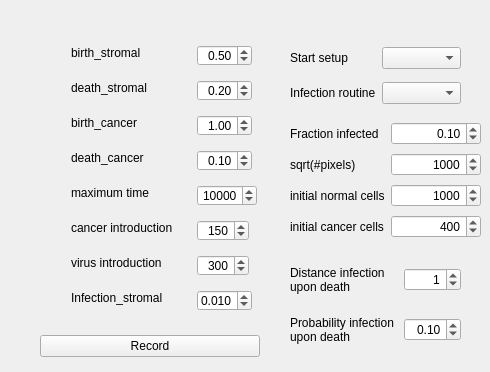
    <widget class="QWidget" name="tab2">
     <attribute name="title">
      <string>Advanced Settings</string>
     </attribute>
     <widget class="QWidget" name="layoutWidget">
      <property name="geometry">
       <rect>
        <x>290</x>
        <y>120</y>
        <width>191</width>
        <height>121</height>
       </rect>
      </property>
      <layout class="QGridLayout" name="gridLayout_2">
       <item row="0" column="0">
        <widget class="QLabel" name="label_13">
         <property name="text">
          <string>Fraction infected</string>
         </property>
         <property name="scaledContents">
          <bool>false</bool>
         </property>
         <property name="wordWrap">
          <bool>true</bool>
         </property>
        </widget>
       </item>
       <item row="0" column="1">
        <widget class="QDoubleSpinBox" name="box_percent_infected">
         <property name="alignment">
          <set>Qt::AlignRight|Qt::AlignTrailing|Qt::AlignVCenter</set>
         </property>
         <property name="singleStep">
          <double>0.010000000000000</double>
         </property>
         <property name="value">
          <double>0.100000000000000</double>
         </property>
        </widget>
       </item>
       <item row="1" column="0">
        <widget class="QLabel" name="label_25">
         <property name="text">
          <string>sqrt(#pixels)</string>
         </property>
         <property name="scaledContents">
          <bool>false</bool>
         </property>
         <property name="wordWrap">
          <bool>true</bool>
         </property>
        </widget>
       </item>
       <item row="1" column="1">
        <widget class="QDoubleSpinBox" name="box_sq_num_pixels">
         <property name="alignment">
          <set>Qt::AlignRight|Qt::AlignTrailing|Qt::AlignVCenter</set>
         </property>
         <property name="decimals">
          <number>0</number>
         </property>
         <property name="maximum">
          <double>5000.000000000000000</double>
         </property>
         <property name="singleStep">
          <double>100.000000000000000</double>
         </property>
         <property name="value">
          <double>1000.000000000000000</double>
         </property>
        </widget>
       </item>
       <item row="2" column="0">
        <widget class="QLabel" name="label_14">
         <property name="text">
          <string>initial normal cells</string>
         </property>
        </widget>
       </item>
       <item row="2" column="1">
        <widget class="QSpinBox" name="box_normal_cells">
         <property name="alignment">
          <set>Qt::AlignRight|Qt::AlignTrailing|Qt::AlignVCenter</set>
         </property>
         <property name="minimum">
          <number>1</number>
         </property>
         <property name="maximum">
          <number>100000</number>
         </property>
         <property name="value">
          <number>1000</number>
         </property>
        </widget>
       </item>
       <item row="3" column="0">
        <widget class="QLabel" name="label_10">
         <property name="text">
          <string>initial cancer cells</string>
         </property>
        </widget>
       </item>
       <item row="3" column="1">
        <widget class="QSpinBox" name="box_cancer_cells">
         <property name="alignment">
          <set>Qt::AlignRight|Qt::AlignTrailing|Qt::AlignVCenter</set>
         </property>
         <property name="minimum">
          <number>1</number>
         </property>
         <property name="maximum">
          <number>5000</number>
         </property>
         <property name="value">
          <number>400</number>
         </property>
        </widget>
       </item>
      </layout>
     </widget>
     <widget class="QWidget" name="layoutWidget">
      <property name="geometry">
       <rect>
        <x>290</x>
        <y>250</y>
        <width>171</width>
        <height>111</height>
       </rect>
      </property>
      <layout class="QGridLayout" name="gridLayout_4">
       <item row="0" column="0">
        <widget class="QLabel" name="label_20">
         <property name="text">
          <string>Distance infection upon death</string>
         </property>
         <property name="wordWrap">
          <bool>true</bool>
         </property>
        </widget>
       </item>
       <item row="0" column="1">
        <widget class="QDoubleSpinBox" name="box_distance_infection_death">
         <property name="alignment">
          <set>Qt::AlignRight|Qt::AlignTrailing|Qt::AlignVCenter</set>
         </property>
         <property name="decimals">
          <number>0</number>
         </property>
         <property name="maximum">
          <double>5.000000000000000</double>
         </property>
         <property name="singleStep">
          <double>1.000000000000000</double>
         </property>
         <property name="value">
          <double>1.000000000000000</double>
         </property>
        </widget>
       </item>
       <item row="1" column="0">
        <widget class="QLabel" name="label_21">
         <property name="text">
          <string>Probability infection upon death</string>
         </property>
         <property name="wordWrap">
          <bool>true</bool>
         </property>
        </widget>
       </item>
       <item row="1" column="1">
        <widget class="QDoubleSpinBox" name="box_prob_infection_death">
         <property name="alignment">
          <set>Qt::AlignRight|Qt::AlignTrailing|Qt::AlignVCenter</set>
         </property>
         <property name="singleStep">
          <double>0.005000000000000</double>
         </property>
         <property name="value">
          <double>0.100000000000000</double>
         </property>
        </widget>
       </item>
      </layout>
     </widget>
     <widget class="QWidget" name="layoutWidget">
      <property name="geometry">
       <rect>
        <x>290</x>
        <y>40</y>
        <width>171</width>
        <height>71</height>
       </rect>
      </property>
      <layout class="QGridLayout" name="gridLayout_5">
       <item row="0" column="0">
        <widget class="QLabel" name="label_15">
         <property name="text">
          <string>Start setup</string>
         </property>
         <property name="scaledContents">
          <bool>false</bool>
         </property>
         <property name="wordWrap">
          <bool>true</bool>
         </property>
        </widget>
       </item>
       <item row="0" column="1">
        <widget class="QComboBox" name="box_start_setup">
         <property name="currentText">
          <string notr="true"/>
         </property>
        </widget>
       </item>
       <item row="1" column="0">
        <widget class="QLabel" name="label_12">
         <property name="text">
          <string>Infection routine</string>
         </property>
         <property name="scaledContents">
          <bool>false</bool>
         </property>
         <property name="wordWrap">
          <bool>true</bool>
         </property>
        </widget>
       </item>
       <item row="1" column="1">
        <widget class="QComboBox" name="box_infection_routine">
         <property name="currentText">
          <string notr="true"/>
         </property>
        </widget>
       </item>
      </layout>
     </widget>
     <widget class="QDoubleSpinBox" name="box_death_cancer">
      <property name="geometry">
       <rect>
        <x>197</x>
        <y>150</y>
        <width>55</width>
        <height>21</height>
       </rect>
      </property>
      <property name="alignment">
       <set>Qt::AlignRight|Qt::AlignTrailing|Qt::AlignVCenter</set>
      </property>
      <property name="singleStep">
       <double>0.010000000000000</double>
      </property>
      <property name="value">
       <double>0.100000000000000</double>
      </property>
     </widget>
     <widget class="QLabel" name="label_16">
      <property name="geometry">
       <rect>
        <x>71</x>
        <y>290</y>
        <width>104</width>
        <height>16</height>
       </rect>
      </property>
      <property name="text">
       <string>Infection_stromal</string>
      </property>
     </widget>
     <widget class="QLabel" name="label_7">
      <property name="geometry">
       <rect>
        <x>71</x>
        <y>150</y>
        <width>82</width>
        <height>16</height>
       </rect>
      </property>
      <property name="text">
       <string>death_cancer</string>
      </property>
     </widget>
     <widget class="QSpinBox" name="box_cancer_time">
      <property name="geometry">
       <rect>
        <x>197</x>
        <y>220</y>
        <width>52</width>
        <height>21</height>
       </rect>
      </property>
      <property name="layoutDirection">
       <enum>Qt::LeftToRight</enum>
      </property>
      <property name="alignment">
       <set>Qt::AlignRight|Qt::AlignTrailing|Qt::AlignVCenter</set>
      </property>
      <property name="minimum">
       <number>1</number>
      </property>
      <property name="maximum">
       <number>5000</number>
      </property>
      <property name="value">
       <number>150</number>
      </property>
     </widget>
     <widget class="QLabel" name="label_3">
      <property name="geometry">
       <rect>
        <x>71</x>
        <y>255</y>
        <width>106</width>
        <height>16</height>
       </rect>
      </property>
      <property name="text">
       <string>virus introduction</string>
      </property>
     </widget>
     <widget class="QLabel" name="label_5">
      <property name="geometry">
       <rect>
        <x>71</x>
        <y>80</y>
        <width>86</width>
        <height>16</height>
       </rect>
      </property>
      <property name="text">
       <string>death_stromal</string>
      </property>
     </widget>
     <widget class="QDoubleSpinBox" name="box_birth_cancer">
      <property name="geometry">
       <rect>
        <x>197</x>
        <y>115</y>
        <width>55</width>
        <height>21</height>
       </rect>
      </property>
      <property name="alignment">
       <set>Qt::AlignRight|Qt::AlignTrailing|Qt::AlignVCenter</set>
      </property>
      <property name="singleStep">
       <double>0.010000000000000</double>
      </property>
      <property name="value">
       <double>1.000000000000000</double>
      </property>
     </widget>
     <widget class="QLabel" name="label_2">
      <property name="geometry">
       <rect>
        <x>71</x>
        <y>220</y>
        <width>118</width>
        <height>16</height>
       </rect>
      </property>
      <property name="text">
       <string>cancer introduction</string>
      </property>
     </widget>
     <widget class="QSpinBox" name="box_maxtime">
      <property name="geometry">
       <rect>
        <x>197</x>
        <y>185</y>
        <width>60</width>
        <height>21</height>
       </rect>
      </property>
      <property name="layoutDirection">
       <enum>Qt::LeftToRight</enum>
      </property>
      <property name="alignment">
       <set>Qt::AlignRight|Qt::AlignTrailing|Qt::AlignVCenter</set>
      </property>
      <property name="minimum">
       <number>1</number>
      </property>
      <property name="maximum">
       <number>50000</number>
      </property>
      <property name="value">
       <number>10000</number>
      </property>
     </widget>
     <widget class="QDoubleSpinBox" name="box_birth_normal">
      <property name="geometry">
       <rect>
        <x>197</x>
        <y>45</y>
        <width>55</width>
        <height>21</height>
       </rect>
      </property>
      <property name="alignment">
       <set>Qt::AlignRight|Qt::AlignTrailing|Qt::AlignVCenter</set>
      </property>
      <property name="singleStep">
       <double>0.010000000000000</double>
      </property>
      <property name="value">
       <double>0.500000000000000</double>
      </property>
     </widget>
     <widget class="QSpinBox" name="box_virus_time">
      <property name="geometry">
       <rect>
        <x>197</x>
        <y>255</y>
        <width>52</width>
        <height>21</height>
       </rect>
      </property>
      <property name="layoutDirection">
       <enum>Qt::LeftToRight</enum>
      </property>
      <property name="alignment">
       <set>Qt::AlignRight|Qt::AlignTrailing|Qt::AlignVCenter</set>
      </property>
      <property name="minimum">
       <number>1</number>
      </property>
      <property name="maximum">
       <number>5000</number>
      </property>
      <property name="value">
       <number>300</number>
      </property>
     </widget>
     <widget class="QDoubleSpinBox" name="box_death_normal">
      <property name="geometry">
       <rect>
        <x>197</x>
        <y>80</y>
        <width>55</width>
        <height>21</height>
       </rect>
      </property>
      <property name="alignment">
       <set>Qt::AlignRight|Qt::AlignTrailing|Qt::AlignVCenter</set>
      </property>
      <property name="singleStep">
       <double>0.010000000000000</double>
      </property>
      <property name="value">
       <double>0.200000000000000</double>
      </property>
     </widget>
     <widget class="QLabel" name="label_4">
      <property name="geometry">
       <rect>
        <x>71</x>
        <y>45</y>
        <width>80</width>
        <height>16</height>
       </rect>
      </property>
      <property name="text">
       <string>birth_stromal</string>
      </property>
     </widget>
     <widget class="QDoubleSpinBox" name="box_prob_normal_infection">
      <property name="geometry">
       <rect>
        <x>197</x>
        <y>290</y>
        <width>55</width>
        <height>21</height>
       </rect>
      </property>
      <property name="alignment">
       <set>Qt::AlignRight|Qt::AlignTrailing|Qt::AlignVCenter</set>
      </property>
      <property name="decimals">
       <number>3</number>
      </property>
      <property name="maximum">
       <double>1.000000000000000</double>
      </property>
      <property name="singleStep">
       <double>0.001000000000000</double>
      </property>
      <property name="value">
       <double>0.010000000000000</double>
      </property>
     </widget>
     <widget class="QLabel" name="label_6">
      <property name="geometry">
       <rect>
        <x>71</x>
        <y>115</y>
        <width>76</width>
        <height>16</height>
       </rect>
      </property>
      <property name="text">
       <string>birth_cancer</string>
      </property>
     </widget>
     <widget class="QLabel" name="label">
      <property name="geometry">
       <rect>
        <x>71</x>
        <y>185</y>
        <width>89</width>
        <height>16</height>
       </rect>
      </property>
      <property name="text">
       <string>maximum time</string>
      </property>
     </widget>
     <widget class="QWidget" name="layoutWidget">
      <property name="geometry">
       <rect>
        <x>40</x>
        <y>330</y>
        <width>220</width>
        <height>33</height>
       </rect>
      </property>
      <layout class="QHBoxLayout" name="horizontalLayout_2">
       <item>
        <widget class="QPushButton" name="btn_record">
         <property name="text">
          <string>Record</string>
         </property>
        </widget>
       </item>
      </layout>
     </widget>
    </widget>
